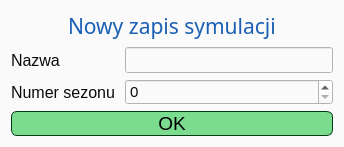
<?xml version="1.0" encoding="UTF-8"?>
<ui version="4.0">
 <class>NewSimulationSaveConfigurationWindow</class>
 <widget class="QDialog" name="NewSimulationSaveConfigurationWindow">
  <property name="geometry">
   <rect>
    <x>0</x>
    <y>0</y>
    <width>344</width>
    <height>143</height>
   </rect>
  </property>
  <property name="windowTitle">
   <string>Nowy zapis symulacji</string>
  </property>
  <property name="styleSheet">
   <string notr="true">background-color: rgb(250, 250, 250); color: rgb(10, 10, 10);</string>
  </property>
  <layout class="QVBoxLayout" name="verticalLayout_2" stretch="0">
   <item>
    <layout class="QVBoxLayout" name="verticalLayout" stretch="0,0,0">
     <item>
      <layout class="QHBoxLayout" name="horizontalLayout_title">
       <item>
        <spacer name="horizontalSpacer_titleLeft">
         <property name="orientation">
          <enum>Qt::Horizontal</enum>
         </property>
         <property name="sizeHint" stdset="0">
          <size>
           <width>40</width>
           <height>20</height>
          </size>
         </property>
        </spacer>
       </item>
       <item>
        <widget class="QLabel" name="label_title">
         <property name="sizePolicy">
          <sizepolicy hsizetype="Preferred" vsizetype="Maximum">
           <horstretch>0</horstretch>
           <verstretch>0</verstretch>
          </sizepolicy>
         </property>
         <property name="font">
          <font>
           <family>Quicksand Medium</family>
           <pointsize>16</pointsize>
           <bold>false</bold>
          </font>
         </property>
         <property name="styleSheet">
          <string notr="true">QLabel{
color: rgb(26, 95, 180);
}</string>
         </property>
         <property name="text">
          <string>Nowy zapis symulacji</string>
         </property>
        </widget>
       </item>
       <item>
        <spacer name="horizontalSpacer_titleRight">
         <property name="orientation">
          <enum>Qt::Horizontal</enum>
         </property>
         <property name="sizeHint" stdset="0">
          <size>
           <width>40</width>
           <height>20</height>
          </size>
         </property>
        </spacer>
       </item>
      </layout>
     </item>
     <item>
      <layout class="QFormLayout" name="formLayout">
       <property name="horizontalSpacing">
        <number>10</number>
       </property>
       <item row="0" column="0">
        <widget class="QLabel" name="label">
         <property name="font">
          <font>
           <pointsize>12</pointsize>
           <bold>false</bold>
          </font>
         </property>
         <property name="text">
          <string>Nazwa</string>
         </property>
        </widget>
       </item>
       <item row="0" column="1">
        <widget class="QLineEdit" name="lineEdit_name">
         <property name="sizePolicy">
          <sizepolicy hsizetype="Minimum" vsizetype="Fixed">
           <horstretch>0</horstretch>
           <verstretch>0</verstretch>
          </sizepolicy>
         </property>
         <property name="font">
          <font>
           <pointsize>11</pointsize>
          </font>
         </property>
        </widget>
       </item>
       <item row="1" column="0">
        <widget class="QLabel" name="label_2">
         <property name="font">
          <font>
           <pointsize>12</pointsize>
           <bold>false</bold>
          </font>
         </property>
         <property name="text">
          <string>Numer sezonu</string>
         </property>
        </widget>
       </item>
       <item row="1" column="1">
        <widget class="QSpinBox" name="spinBox_seasonNumber">
         <property name="font">
          <font>
           <pointsize>11</pointsize>
          </font>
         </property>
         <property name="maximum">
          <number>1000000</number>
         </property>
        </widget>
       </item>
      </layout>
     </item>
     <item>
      <widget class="QPushButton" name="pushButton_submit">
       <property name="sizePolicy">
        <sizepolicy hsizetype="Minimum" vsizetype="Minimum">
         <horstretch>0</horstretch>
         <verstretch>0</verstretch>
        </sizepolicy>
       </property>
       <property name="minimumSize">
        <size>
         <width>0</width>
         <height>0</height>
        </size>
       </property>
       <property name="maximumSize">
        <size>
         <width>16777215</width>
         <height>16777215</height>
        </size>
       </property>
       <property name="font">
        <font>
         <pointsize>14</pointsize>
         <bold>false</bold>
        </font>
       </property>
       <property name="styleSheet">
        <string notr="true">QPushButton{
border: 1px solid rgb(0, 59, 23);
border-radius: 6px;
color: rgb(0, 0, 0);
background-color: rgb(123, 220, 144);
}
QPushButton:hover{
background-color: rgb(153, 253, 174);
}</string>
       </property>
       <property name="text">
        <string>OK</string>
       </property>
      </widget>
     </item>
    </layout>
   </item>
  </layout>
 </widget>
 <resources/>
 <connections/>
</ui>
